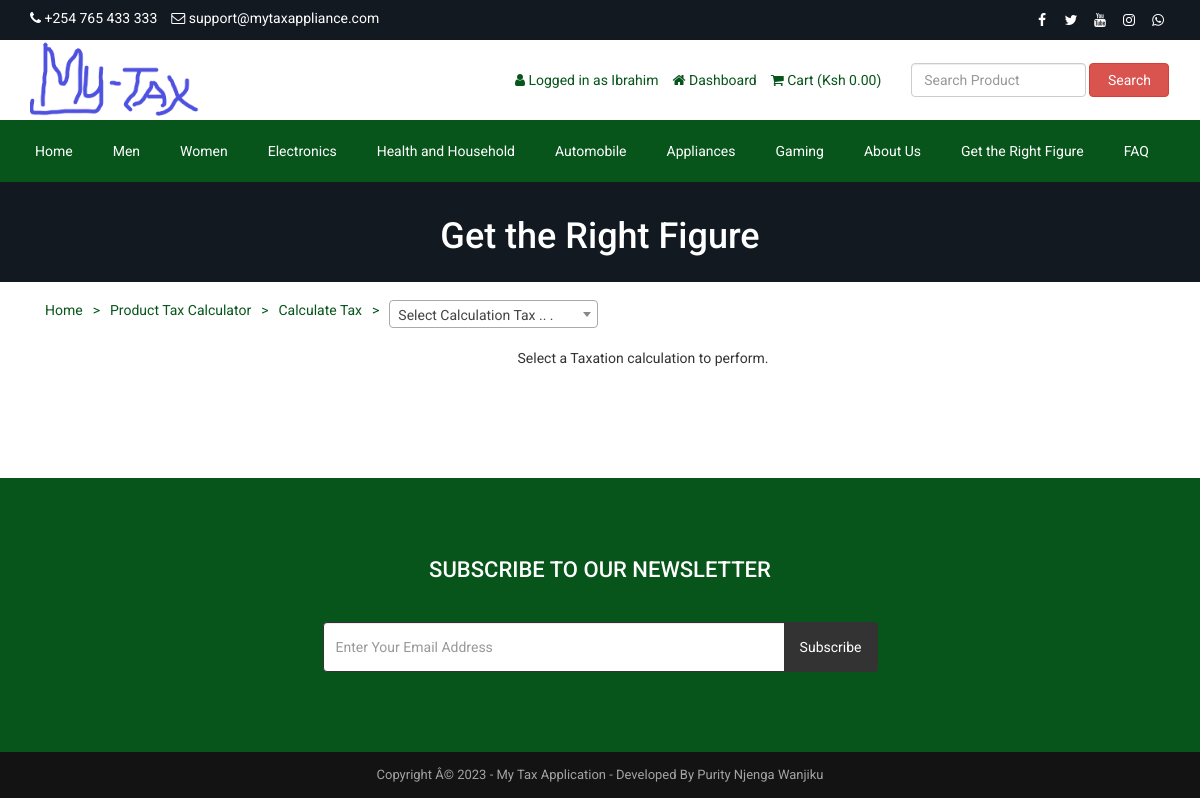
The page /calculate-tax.php (signed in) on the database its author committed.
### tables this page shows
CREATE TABLE `tbl_settings` (
  `id` int(11) NOT NULL,
  `logo` varchar(255) NOT NULL,
  `favicon` varchar(255) NOT NULL,
  `footer_about` text NOT NULL,
  `footer_copyright` text NOT NULL,
  `contact_address` text NOT NULL,
  `contact_email` varchar(255) NOT NULL,
  `contact_phone` varchar(255) NOT NULL,
  `contact_fax` varchar(255) NOT NULL,
  `contact_map_iframe` text NOT NULL,
  `receive_email` varchar(255) NOT NULL,
  `receive_email_subject` varchar(255) NOT NULL,
  `receive_email_thank_you_message` text NOT NULL,
  `forget_password_message` text NOT NULL,
  `total_recent_post_footer` int(11) NOT NULL,
  `total_popular_post_footer` int(11) NOT NULL,
  `total_recent_post_sidebar` int(11) NOT NULL,
  `total_popular_post_sidebar` int(11) NOT NULL,
  `total_featured_product_home` int(11) NOT NULL,
  `total_latest_product_home` int(11) NOT NULL,
  `total_popular_product_home` int(11) NOT NULL,
  `meta_title_home` text NOT NULL,
  `meta_keyword_home` text NOT NULL,
  `meta_description_home` text NOT NULL,
  `banner_login` varchar(2552) NOT NULL,
  `banner_registration` varchar(255) NOT NULL,
  `banner_forget_password` varchar(255) NOT NULL,
  `banner_reset_password` varchar(255) NOT NULL,
  `banner_search` varchar(255) NOT NULL,
  `banner_cart` varchar(255) NOT NULL,
  `banner_checkout` varchar(255) NOT NULL,
  `banner_product_category` varchar(255) NOT NULL,
  `banner_calculate_tax` varchar(255) NOT NULL,
  `banner_blog` varchar(255) NOT NULL,
  `cta_title` varchar(255) NOT NULL,
  `cta_content` text NOT NULL,
  `cta_read_more_text` varchar(255) NOT NULL,
  `cta_read_more_url` varchar(255) NOT NULL,
  `cta_photo` varchar(255) NOT NULL,
  `featured_product_title` varchar(255) NOT NULL,
  `featured_product_subtitle` varchar(255) NOT NULL,
  `latest_product_title` varchar(255) NOT NULL,
  `latest_product_subtitle` varchar(255) NOT NULL,
  `popular_product_title` varchar(255) NOT NULL,
  `popular_product_subtitle` varchar(255) NOT NULL,
  `testimonial_title` varchar(255) NOT NULL,
  `testimonial_subtitle` varchar(255) NOT NULL,
  `testimonial_photo` varchar(255) NOT NULL,
  `blog_title` varchar(255) NOT NULL,
  `blog_subtitle` varchar(255) NOT NULL,
  `newsletter_text` text NOT NULL,
  `paypal_email` varchar(255) NOT NULL,
  `stripe_public_key` varchar(255) NOT NULL,
  `stripe_secret_key` varchar(255) NOT NULL,
  `bank_detail` text NOT NULL,
  `before_head` text NOT NULL,
  `after_body` text NOT NULL,
  `before_body` text NOT NULL,
  `home_service_on_off` int(11) NOT NULL,
  `home_welcome_on_off` int(11) NOT NULL,
  `home_featured_product_on_off` int(11) NOT NULL,
  `home_latest_product_on_off` int(11) NOT NULL,
  `home_popular_product_on_off` int(11) NOT NULL,
  `home_testimonial_on_off` int(11) NOT NULL,
  `home_blog_on_off` int(11) NOT NULL,
  `newsletter_on_off` int(11) NOT NULL,
  `ads_above_welcome_on_off` int(11) NOT NULL,
  `ads_above_featured_product_on_off` int(11) NOT NULL,
  `ads_above_latest_product_on_off` int(11) NOT NULL,
  `ads_above_popular_product_on_off` int(11) NOT NULL,
  `ads_above_testimonial_on_off` int(11) NOT NULL,
  `ads_category_sidebar_on_off` int(11) NOT NULL
);

CREATE TABLE `tbl_social` (
  `social_id` int(11) NOT NULL,
  `social_name` varchar(30) NOT NULL,
  `social_url` varchar(255) NOT NULL,
  `social_icon` varchar(30) NOT NULL
);

CREATE TABLE `tbl_top_category` (
  `tcat_id` int(11) NOT NULL,
  `tcat_name` varchar(255) NOT NULL,
  `show_on_menu` int(1) NOT NULL
);

CREATE TABLE `tbl_page` (
  `id` int(11) NOT NULL,
  `about_title` varchar(255) NOT NULL,
  `about_content` text NOT NULL,
  `about_banner` varchar(255) NOT NULL,
  `about_meta_title` varchar(255) NOT NULL,
  `about_meta_keyword` text NOT NULL,
  `about_meta_description` text NOT NULL,
  `faq_title` varchar(255) NOT NULL,
  `faq_banner` varchar(255) NOT NULL,
  `faq_meta_title` varchar(255) NOT NULL,
  `faq_meta_keyword` text NOT NULL,
  `faq_meta_description` text NOT NULL,
  `blog_title` varchar(255) NOT NULL,
  `blog_banner` varchar(255) NOT NULL,
  `blog_meta_title` varchar(255) NOT NULL,
  `blog_meta_keyword` text NOT NULL,
  `blog_meta_description` text NOT NULL,
  `contact_title` varchar(255) NOT NULL,
  `contact_banner` varchar(255) NOT NULL,
  `contact_meta_title` varchar(255) NOT NULL,
  `contact_meta_keyword` text NOT NULL,
  `contact_meta_description` text NOT NULL,
  `pgallery_title` varchar(255) NOT NULL,
  `pgallery_banner` varchar(255) NOT NULL,
  `pgallery_meta_title` varchar(255) NOT NULL,
  `pgallery_meta_keyword` text NOT NULL,
  `pgallery_meta_description` text NOT NULL,
  `vgallery_title` varchar(255) NOT NULL,
  `vgallery_banner` varchar(255) NOT NULL,
  `vgallery_meta_title` varchar(255) NOT NULL,
  `vgallery_meta_keyword` text NOT NULL,
  `vgallery_meta_description` text NOT NULL,
  `calculate_tax_title` varchar(255) NOT NULL,
  `calculate_tax_banner` varchar(255) NOT NULL,
  `calculate_tax_meta_title` varchar(255) NOT NULL,
  `calculate_tax_meta_keyword` varchar(255) NOT NULL,
  `calculate_tax_meta_description` varchar(255) NOT NULL
);

### calculate-tax.php (the view, shortened to what the rows shown need)
<?php
require_once('header.php');
?>
<?php
$statement = $pdo->prepare("SELECT * FROM tbl_page WHERE id=1");
$statement->execute();
$result = $statement->fetchAll(PDO::FETCH_ASSOC);
foreach ($result as $row) {
    $calculate_tax_title = $row['calculate_tax_title'];
    $calculate_tax_banner = $row['calculate_tax_banner'];
}
?>
<div class="page-banner" style="background-image: url(assets/uploads/<?php echo $calculate_tax_banner; ?>);">
    <div class="inner">
        <h1><?php echo $calculate_tax_title; ?></h1>
    </div>
</div>
<div class="page">
    <div class="container">
    </div>
</div>
<?php require_once('footer.php'); ?>

### header.php (shortened to what the rows shown need)
<?php
include("admin/inc/config.php");
$statement = $pdo->prepare("SELECT * FROM tbl_settings WHERE id=1");
$statement->execute();
$result = $statement->fetchAll(PDO::FETCH_ASSOC);
foreach ($result as $row) {
    $logo = $row['logo'];
    $contact_email = $row['contact_email'];
    $contact_phone = $row['contact_phone'];
}
?>
<!DOCTYPE html>
<html lang="en">
<head>
    <link rel="stylesheet" href="assets/css/bootstrap.min.css">
    <link rel="stylesheet" href="assets/css/font-awesome.min.css">
    <link rel="stylesheet" href="assets/css/owl.carousel.min.css">
    <link rel="stylesheet" href="assets/css/owl.theme.default.min.css">
    <link rel="stylesheet" href="assets/css/jquery.bxslider.min.css">
    <link rel="stylesheet" href="assets/css/magnific-popup.css">
    <link rel="stylesheet" href="assets/css/rating.css">
    <link rel="stylesheet" href="assets/css/spacing.css">
    <link rel="stylesheet" href="assets/css/bootstrap-touch-slider.css">
    <link rel="stylesheet" href="assets/css/animate.min.css">
    <link rel="stylesheet" href="assets/css/tree-menu.css">
    <link rel="stylesheet" href="assets/css/select2.min.css">
    <link rel="stylesheet" href="assets/css/main.css">
    <link rel="stylesheet" href="assets/css/responsive.css">
    <?php
    $statement = $pdo->prepare("SELECT * FROM tbl_page WHERE id=1");
$statement->execute();
$result = $statement->fetchAll(PDO::FETCH_ASSOC);
    ?>
</head>
<body>
    <div class="top">
        <div class="container">
            <div class="row">
                <div class="col-md-6 col-sm-6 col-xs-12">
                    <div class="left">
                        <ul>
                            <li><i class="fa fa-phone"></i>
                                <?php echo $contact_phone; ?></li>
                            <li><i class="fa fa-envelope-o"></i>
                                <?php echo $contact_email; ?></li>
                        </ul>
                    </div>
                </div>
                <div class="col-md-6 col-sm-6 col-xs-12">
                    <div class="right">
                        <ul>
                            <?php
                            $statement = $pdo->prepare("SELECT * FROM tbl_social");
                            $statement->execute();
                            $result = $statement->fetchAll(PDO::FETCH_ASSOC);
                            foreach ($result as $row) {
                            ?>
                            <?php if($row['social_url'] != ''): ?>
                            <li><a href="<?php echo $row['social_url']; ?>"><i
                                        class="<?php echo $row['social_icon']; ?>"></i></a>
                            </li>
                            <?php endif; ?>
                            <?php
                             }
                            ?>
                        </ul>
                    </div>
                </div>
            </div>
        </div>
    </div>
    <div class="header">
        <div class="container">
            <div class="row inner">
                <div class="col-md-4 logo">
                    <a href="index.php"><img src="assets/uploads/<?php echo $logo; ?>" alt="logo image"></a>
                </div>
            </div>
        </div>
    </div>
    <div class="nav">
        <div class="container">
            <div class="row">
                <div class="col-md-12 pl_0 pr_0">
                    <div class="menu-container">
                        <div class="menu">
                            <ul>
                                <?php
                                 $statement = $pdo->prepare("SELECT * FROM tbl_top_category WHERE show_on_menu=1");
                                 $statement->execute();
                                 $result = $statement->fetchAll(PDO::FETCH_ASSOC);
                                  foreach ($result as $row) {
                                ?>
                                <li><a
                                        href="product-category.php?id=<?php echo $row['tcat_id']; ?>&type=top-category"><?php echo $row['tcat_name']; ?></a>
                                </li>
                                <?php
                                }
                                ?>
                                <?php
                                $statement = $pdo->prepare("SELECT * FROM tbl_page WHERE id=1");
                                $statement->execute();
                                $result = $statement->fetchAll(PDO::FETCH_ASSOC);
                                foreach ($result as $row) {
                                        $about_title = $row['about_title'];
                                            $faq_title = $row['faq_title'];
                                                                $calculatetax_title = $row['calculate_tax_title'];
                                                    }
                                ?>
                                <li><a href="about.php"><?php echo $about_title; ?></a>
                                </li>
                                <li><a href="calculate-tax.php"><?php echo $calculatetax_title; ?></a>
                                </li>
                                <li><a href="faq.php"><?php echo $faq_title; ?></a>
                                </li>
                            </ul>
                        </div>
                    </div>
                </div>
            </div>
        </div>
    </div>

### footer.php (shortened to what the rows shown need)
<?php
$statement = $pdo->prepare("SELECT * FROM tbl_settings WHERE id=1");
$statement->execute();
$result = $statement->fetchAll(PDO::FETCH_ASSOC);
foreach ($result as $row) {
	$footer_copyright = $row['footer_copyright'];
	$newsletter_on_off = $row['newsletter_on_off'];
}
?>
<?php if ($newsletter_on_off == 1) : ?>
	<section class="home-newsletter">
		<div class="container">
			<div class="row">
				<div class="col-md-6 col-md-offset-3">
					<div class="single">
						<form action="" method="post">
							<h2><?php echo LANG_VALUE_93; ?></h2>
					</div>
				</div>
			</div>
		</div>
	</section>
<?php endif; ?>
<div class="footer-bottom">
	<div class="container">
		<div class="row">
			<div class="col-md-12 copyright">
				<?php echo $footer_copyright; ?>
			</div>
		</div>
	</div>
</div>
</body>
</html>

### rows shown on the page
tbl_settings: contact_phone "+254 765 433 333", contact_email "support@mytaxappliance.com", logo (picture), footer_copyright "Copyright Â© 2023 - My Tax Application - Developed By Purity Njenga Wanjiku"
tbl_top_category: tcat_name "Men"
tbl_top_category: tcat_name "Women"
tbl_top_category: tcat_name "Electronics"
tbl_top_category: tcat_name "Health and Household"
tbl_top_category: tcat_name "Automobile"
tbl_top_category: tcat_name "Appliances"
tbl_top_category: tcat_name "Gaming"
tbl_page: about_title "About Us", calculate_tax_title "Get the Right Figure", faq_title "FAQ", calculate_tax_banner (picture)

### other values the page prints
LANG_VALUE_13 "Logged in as"
$_SESSION['customer']['cust_name'] "Ibrahim"
LANG_VALUE_89 "Dashboard"
LANG_VALUE_18 "Cart"
LANG_VALUE_1 "Ksh"
LANG_VALUE_3 "Search"
LANG_VALUE_93 "SUBSCRIBE TO OUR NEWSLETTER"
LANG_VALUE_92 "Subscribe"
